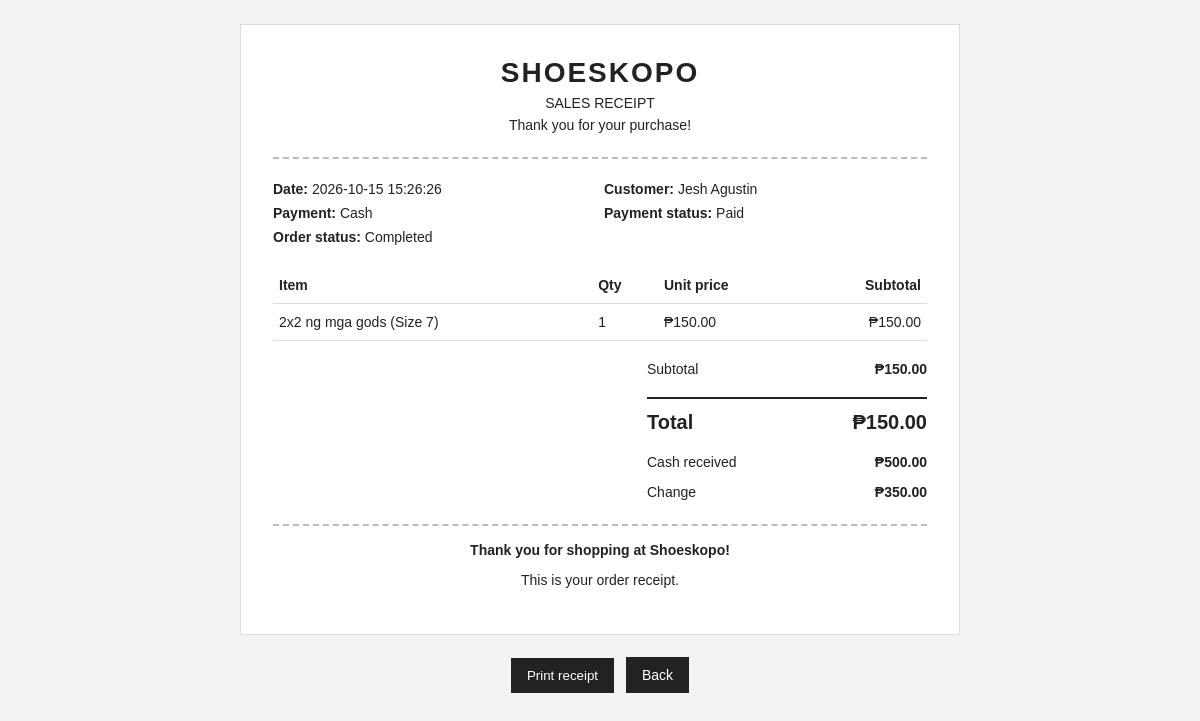
The page /receipt.php?order=6 (signed in) on the database its author committed.
### tables this page shows
CREATE TABLE `payments` (
  `id` int(11) NOT NULL,
  `order_id` int(11) NOT NULL,
  `payment_method` varchar(30) NOT NULL DEFAULT 'Cash',
  `payment_status` varchar(30) NOT NULL DEFAULT 'Pending',
  `cash_received` decimal(10,2) NOT NULL DEFAULT 0.00,
  `change_due` decimal(10,2) NOT NULL DEFAULT 0.00,
  `paid_at` datetime DEFAULT NULL,
  `created_at` timestamp NOT NULL DEFAULT current_timestamp()
);

CREATE TABLE `orders` (
  `id` int(11) NOT NULL,
  `user_id` int(11) NOT NULL,
  `total` decimal(10,2) NOT NULL DEFAULT 0.00,
  `status` enum('Pending','Processing','Shipped','Completed','Cancelled') NOT NULL DEFAULT 'Pending',
  `full_name` varchar(160) NOT NULL,
  `phone` varchar(40) NOT NULL,
  `address` text NOT NULL,
  `created_at` timestamp NOT NULL DEFAULT current_timestamp()
);

CREATE TABLE `order_items` (
  `id` int(11) NOT NULL,
  `order_id` int(11) NOT NULL,
  `product_id` int(11) DEFAULT NULL,
  `product_name` varchar(180) NOT NULL,
  `size` varchar(20) DEFAULT NULL,
  `quantity` int(11) NOT NULL DEFAULT 1,
  `unit_price` decimal(10,2) NOT NULL DEFAULT 0.00
);

### includes/functions.php (called while the page is built, shortened)
<?php
function current_user(): ?array {
    return $_SESSION['user'] ?? null;
}
function require_login(): void {
    if (isset($GLOBALS['pdo'])) {
        try {
            $st = $GLOBALS['pdo']->prepare('SELECT is_active, role FROM users WHERE id = ?');
            $st->execute([(int)current_user()['id']]);
        } catch (Throwable $e) {  }
    }
}

### receipt.php (the view, shortened to what this page needs)
<?php
require_once __DIR__ . '/config/db.php';
require_once __DIR__ . '/includes/functions.php';
require_login();
$orderId = (int)($_GET['order'] ?? 0);
$sql = "SELECT o.*, p.payment_method, p.payment_status, p.cash_received, p.change_due, p.paid_at
        FROM orders o LEFT JOIN payments p ON p.order_id = o.id WHERE o.id = ?";
$args = [$orderId];
$stmt = $pdo->prepare($sql);
$stmt->execute($args);
$order = $stmt->fetch();
$stmt = $pdo->prepare('SELECT product_name, size, quantity, unit_price FROM order_items WHERE order_id = ?');
$stmt->execute([$orderId]);
$items = $stmt->fetchAll();
function receipt_escape($v): string { return htmlspecialchars((string)($v ?? ''), ENT_QUOTES, 'UTF-8'); }
function receipt_money($v): string { return '₱' . number_format((float)$v, 2); }
?>
<!doctype html>
<html lang="en">
<head>
</head>
<body>
<main class="receipt">
  <div class="brand"><h1>SHOESKOPO</h1><p>SALES RECEIPT</p><p>Thank you for your purchase!</p></div>
  <div class="meta">
    <p><strong>Date:</strong> <?= receipt_escape($order['created_at']) ?></p>
    <p><strong>Customer:</strong> <?= receipt_escape($order['full_name'] ?? current_user()['username'] ?? 'Customer') ?></p>
    <p><strong>Payment:</strong> <?= receipt_escape($order['payment_method'] ?? 'Cash') ?></p>
    <p><strong>Payment status:</strong> <?= receipt_escape($order['payment_status'] ?? 'Pending') ?></p>
    <p><strong>Order status:</strong> <?= receipt_escape($order['status'] ?? 'Pending') ?></p>
  </div>
  <table class="items"><thead><tr><th>Item</th><th>Qty</th><th>Unit price</th><th>Subtotal</th></tr></thead><tbody>
  <?php foreach ($items as $item): ?><tr><td><?= receipt_escape($item['product_name']) ?><?= !empty($item['size']) ? ' (Size ' . receipt_escape($item['size']) . ')' : '' ?></td><td><?= (int)$item['quantity'] ?></td><td><?= receipt_money($item['unit_price']) ?></td><td><?= receipt_money($item['unit_price'] * $item['quantity']) ?></td></tr><?php endforeach; ?>
  </tbody></table>
  <div class="totals"><p><span>Subtotal</span><strong><?= receipt_money($order['total']) ?></strong></p><p class="grand"><span>Total</span><span><?= receipt_money($order['total']) ?></span></p>
  <?php if (($order['payment_status'] ?? '') === 'Paid'): ?><p><span>Cash received</span><strong><?= receipt_money($order['cash_received']) ?></strong></p><p><span>Change</span><strong><?= receipt_money($order['change_due']) ?></strong></p><?php else: ?><p><span>Amount due</span><strong><?= receipt_money($order['total']) ?></strong></p><?php endif; ?></div>
  <div class="note"><strong>Thank you for shopping at Shoeskopo!</strong><p>This is your order receipt.</p></div>
</main>
<div class="actions"><button onclick="window.print()">Print receipt</button> <a href="<?= (current_user()['role'] ?? '') === 'admin' ? 'admin/orders.php' : 'orders.php' ?>">Back</a></div>
</body></html>

### receipt.php (style rules this page uses)
* { box-sizing:border-box }
body { margin:0;padding:24px;background:#f3f3f3;color:#222;font:14px Arial,sans-serif }
.receipt { max-width:720px;margin:0 auto;background:#fff;padding:32px;border:1px solid #ddd }
.brand { text-align:center;border-bottom:2px dashed #bbb;padding-bottom:18px }
.brand h1 { margin:0;font-size:28px;letter-spacing:2px }
.brand p { margin:6px 0 }
.meta { margin:22px 0;display:grid;grid-template-columns:1fr 1fr;gap:8px }
.meta p { margin:0 }
.items { width:100%;border-collapse:collapse;margin:20px 0 }
.items th,.items td { text-align:left;padding:10px 6px;border-bottom:1px solid #ddd }
.items th:last-child,.items td:last-child { text-align:right }
.totals { margin-left:auto;max-width:280px }
.totals p { display:flex;justify-content:space-between }
.grand { font-size:20px;font-weight:bold;border-top:2px solid #222;padding-top:12px }
.note { text-align:center;margin-top:24px;padding-top:16px;border-top:2px dashed #bbb }
.actions { text-align:center;margin:18px }
.actions button,.actions a { display:inline-block;padding:10px 16px;margin:4px;border:0;background:#222;color:white;text-decoration:none;cursor:pointer }

### rows shown on the page
payments: order.created_at "2026-10-15 15:26:26", order.full_name "Jesh Agustin", payment_method "Cash", payment_status "Paid", order.status "Completed", order.total "₱150.00", cash_received "₱500.00", change_due "₱350.00"
order_items: product_name "2x2 ng mga gods", size "7", quantity "1", unit_price "₱150.00", receipt_money($item['unit_price'] * $item['quantity']) "₱150.00"
